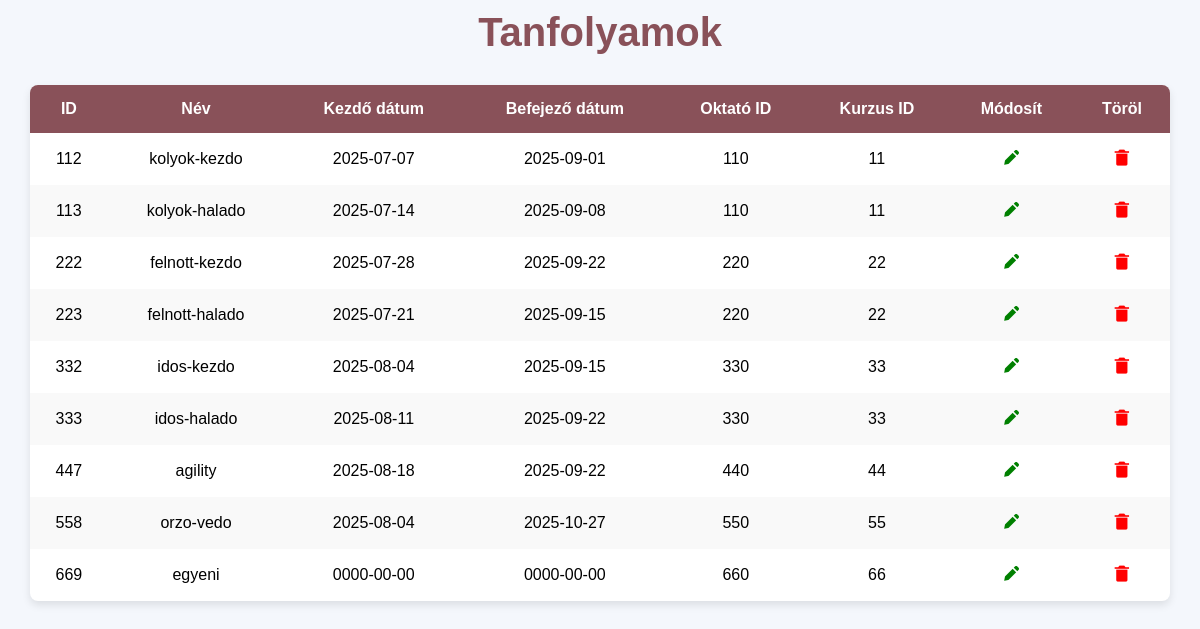
The page /kezelopult/programstable.php on the database its author committed.
### tables this page shows
CREATE TABLE `tanfolyamok` (
  `t_id` int(11) NOT NULL,
  `t_nev` text NOT NULL,
  `t_kezddatum` date NOT NULL,
  `t_vegdatum` date NOT NULL,
  `t_o_id` int(11) NOT NULL,
  `t_c_id` int(11) NOT NULL
);

### kezelopult/programstable.php (the view, shortened to what this page needs)
<?php
        include("kapcsolat.php");
        $muvelet = $_REQUEST['muvelet'] ?? 'lista';
        $szerkesztendo_tanfolyam = null;
        $lista_adatok = [];
        $aktualis_oldal_url = '?p=admin';
        if ($muvelet !== 'szerkesztes') {
            $muvelet = 'lista';
            $eredmeny = $adb->query("SELECT * FROM tanfolyamok ORDER BY t_id ASC");
            if ($eredmeny) {
                while ($sor = $eredmeny->fetch_assoc()) {
                    $lista_adatok[] = $sor;
                }
            }
        }
?>
<!DOCTYPE html>
<html lang="hu">
<head>
     <link href='https://unpkg.com/boxicons@2.1.4/css/boxicons.min.css' rel='stylesheet'>
</head>
<body>
     <div class="container">
          <div class="header">
                <h1>
                    <?= ($muvelet === 'szerkesztes') ? 'Tanfolyam Módosítása' : 'Tanfolyamok'; ?>
                </h1>
          </div>
          <?php if ($muvelet === 'szerkesztes' && $szerkesztendo_tanfolyam): ?>
              <form action="<?php echo $aktualis_oldal_url; ?>" method="POST">
                    <input type="hidden" name="muvelet" value="mentes">
                    <input type="hidden" name="tid" value="<?= htmlspecialchars($szerkesztendo_tanfolyam['t_id']) ?>">
                    <div>
                        <label for="nev">Név:</label>
                        <input type="text" id="nev" name="tnev" value="<?= htmlspecialchars($szerkesztendo_tanfolyam['t_nev']) ?>">
                    </div>
                    <div>
                        <label for="kezd">Kezdő dátum:</label>
                        <input type="date" id="kezd" name="tkezd" value="<?= htmlspecialchars($szerkesztendo_tanfolyam['t_kezddatum']) ?>">
                    </div>
                    <div>
                        <label for="veg">Befejező dátum:</label>
                        <input type="date" id="veg" name="tveg" value="<?= htmlspecialchars($szerkesztendo_tanfolyam['t_vegdatum']) ?>">
                    </div>
                    <div>
                        <label for="oid">Oktató ID:</label>
                        <input type="number" id="oid" name="toid" value="<?= htmlspecialchars($szerkesztendo_tanfolyam['t_o_id']) ?>">
                    </div>
                    <div>
                        <label for="cid">Kurzus ID:</label>
                        <input type="number" id="cid" name="tcid" value="<?= htmlspecialchars($szerkesztendo_tanfolyam['t_c_id']) ?>">
                    </div>
                    <div>
                        <button type="submit" class="mentesbtn">Mentés</button>
                    </div>
            </form>
            <a href="<?= $aktualis_oldal_url ?>" class="back-link">Mégse</a>
           <?php elseif ($muvelet === 'lista'): ?>
                <main class="table">
                    <section class="table-body">
                        <table>
                            <thead>
                                <tr>
                                    <th>ID</th>
                                    <th>Név</th>
                                    <th>Kezdő dátum</th>
                                    <th>Befejező dátum</th>
                                    <th>Oktató ID</th>
                                    <th>Kurzus ID</th>
                                    <th>Módosít</th>
                                    <th>Töröl</th>
                                </tr>
                            </thead>
                            <tbody>
                                <?php if (!empty($lista_adatok)): ?>
                                    <?php foreach ($lista_adatok as $tanfolyam): ?>
                                        <tr>
                                            <td><?= htmlspecialchars($tanfolyam['t_id']) ?></td>
                                            <td><?= htmlspecialchars($tanfolyam['t_nev']) ?></td>
                                            <td><?= htmlspecialchars($tanfolyam['t_kezddatum']) ?></td>
                                            <td><?= htmlspecialchars($tanfolyam['t_vegdatum']) ?></td>
                                            <td><?= htmlspecialchars($tanfolyam['t_o_id']) ?></td>
                                            <td><?= htmlspecialchars($tanfolyam['t_c_id']) ?></td>
                                            <td>
                                                <a href="<?= $aktualis_oldal_url ?>&muvelet=szerkesztes&id=<?= $tanfolyam['t_id'] ?>">
                                                    <i class='bx bxs-pencil' style='color: green;'></i>
                                                </a>
                                            </td>
                                            <td>
                                                <a href="<?= $aktualis_oldal_url ?>&muvelet=torles&id=<?= $tanfolyam['t_id'] ?>"
                                                   onclick="return confirm('Biztosan törölni szeretnéd: <?= addslashes($tanfolyam['t_nev']) ?>?')">
                                                    <i class='bx bxs-trash-alt' style='color: red;'></i>
                                                </a>
                                            </td>
                                        </tr>
                                    <?php endforeach; ?>
                                <?php else: ?>
                                    <tr><td colspan="6">Nincs elérhető tanfolyam.</td></tr>
                                <?php endif; ?>
                            </tbody>
                        </table>
                        <?php endif; ?>
                    </section>
                </main>
        </div>
</body>
</html>

### kezelopult/programstable.php (style rules this page uses)
body { font-family: 'Arial', sans-serif; background-color: #f4f7fc; margin: 0; padding: 0; }
.container { width: 95%; max-width: 1200px; margin: 0 auto; padding: 10px; flex-direction: column; }
.header { text-align: center; margin-bottom: 30px; }
.header h1 { font-size: 2.5rem; color: #895159; margin: 0; padding: 0; }
.table { background-color: white; box-shadow: 0 4px 8px rgba(0, 0, 0, 0.1); border-radius: 8px; overflow: hidden; }
.table table { width: 100%; border-collapse: collapse; font-size: 1rem; table-layout: auto; }
.table thead { background-color: #895159; color: white; }
.table th, .table td { padding: 15px; text-align: center; word-wrap: break-word; max-width: 150px; }
.table th { font-weight: 600; }
.table tbody tr:nth-child(even) { background-color: #f9f9f9; }
.table i { cursor: pointer; font-size: 1.2rem; }
.table .bxs-pencil { color: #4caf50; }
.table .bxs-trash-alt { color: #f44336; }

### rows shown on the page
tanfolyamok: t_id "112", t_nev "kolyok-kezdo", t_kezddatum "2025-07-07", t_vegdatum "2025-09-01", t_o "110", t_c "11"
tanfolyamok: t_id "113", t_nev "kolyok-halado", t_kezddatum "2025-07-14", t_vegdatum "2025-09-08", t_o "110", t_c "11"
tanfolyamok: t_id "222", t_nev "felnott-kezdo", t_kezddatum "2025-07-28", t_vegdatum "2025-09-22", t_o "220", t_c "22"
tanfolyamok: t_id "223", t_nev "felnott-halado", t_kezddatum "2025-07-21", t_vegdatum "2025-09-15", t_o "220", t_c "22"
tanfolyamok: t_id "332", t_nev "idos-kezdo", t_kezddatum "2025-08-04", t_vegdatum "2025-09-15", t_o "330", t_c "33"
tanfolyamok: t_id "333", t_nev "idos-halado", t_kezddatum "2025-08-11", t_vegdatum "2025-09-22", t_o "330", t_c "33"
tanfolyamok: t_id "447", t_nev "agility", t_kezddatum "2025-08-18", t_vegdatum "2025-09-22", t_o "440", t_c "44"
tanfolyamok: t_id "558", t_nev "orzo-vedo", t_kezddatum "2025-08-04", t_vegdatum "2025-10-27", t_o "550", t_c "55"
tanfolyamok: t_id "669", t_nev "egyeni", t_kezddatum "0000-00-00", t_vegdatum "0000-00-00", t_o "660", t_c "66"
